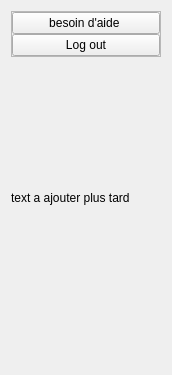
             <widget class="QWidget" name="page_2">
              <property name="geometry">
               <rect>
                <x>0</x>
                <y>0</y>
                <width>172</width>
                <height>375</height>
               </rect>
              </property>
              <attribute name="icon">
               <iconset>
                <normalon>../../../../equipe slim/Atelier_Connexion/Atelier_Connexion/icons/chevron-down.svg</normalon>
               </iconset>
              </attribute>
              <attribute name="label">
               <string>Menu 2</string>
              </attribute>
              <layout class="QVBoxLayout" name="verticalLayout_10">
               <item alignment="Qt::AlignmentFlag::AlignTop">
                <widget class="QFrame" name="frame_11">
                 <property name="frameShape">
                  <enum>QFrame::Shape::StyledPanel</enum>
                 </property>
                 <property name="frameShadow">
                  <enum>QFrame::Shadow::Raised</enum>
                 </property>
                 <layout class="QVBoxLayout" name="verticalLayout_11">
                  <property name="spacing">
                   <number>0</number>
                  </property>
                  <property name="leftMargin">
                   <number>0</number>
                  </property>
                  <property name="topMargin">
                   <number>0</number>
                  </property>
                  <property name="rightMargin">
                   <number>0</number>
                  </property>
                  <property name="bottomMargin">
                   <number>0</number>
                  </property>
                  <item>
                   <widget class="QPushButton" name="pushButton_14">
                    <property name="styleSheet">
                     <string notr="true">    QTabWidget::pane { 
        border: 0px solid #eae2b7; 
    }
    QTabBar::tab { 
        background:#eae2b7; 
        color: black; 
        padding: 8px; 
		border-radius: 0px; 
    }
    QTabBar::tab:selected { 
        background:#a48f66  ; 
        color:white; 
        font-weight: bold; 
    }
    QTabBar::tab:hover {
        background: #c0b49a ; 
    }
;
background-color: #f5f2db;
font: 900 italic 10pt &quot;Segoe UI&quot;;</string>
                    </property>
                    <property name="text">
                     <string>besoin d'aide </string>
                    </property>
                   </widget>
                  </item>
                  <item>
                   <widget class="QPushButton" name="pushButton_15">
                    <property name="styleSheet">
                     <string notr="true">    QTabWidget::pane { 
        border: 0px solid #eae2b7; 
    }
    QTabBar::tab { 
        background:#eae2b7; 
        color: black; 
        padding: 8px; 
		border-radius: 0px; 
    }
    QTabBar::tab:selected { 
        background:#a48f66  ; 
        color:white; 
        font-weight: bold; 
    }
    QTabBar::tab:hover {
        background: #c0b49a ; 
    }
;
background-color: #f5f2db;
font: 900 italic 10pt &quot;Segoe UI&quot;;</string>
                    </property>
                    <property name="text">
                     <string>Log out</string>
                    </property>
                   </widget>
                  </item>
                 </layout>
                </widget>
               </item>
               <item alignment="Qt::AlignmentFlag::AlignTop">
                <widget class="QLabel" name="label_4">
                 <property name="text">
                  <string>text a ajouter plus tard </string>
                 </property>
                 <property name="wordWrap">
                  <bool>true</bool>
                 </property>
                </widget>
               </item>
              </layout>
             </widget>
